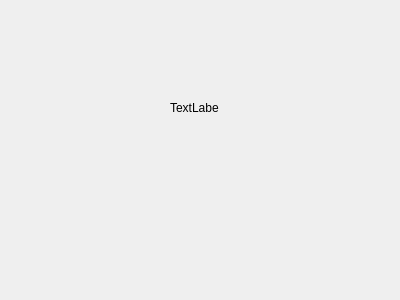
<?xml version="1.0" encoding="UTF-8"?>
<ui version="4.0">
 <class>Dialog</class>
 <widget class="QDialog" name="Dialog">
  <property name="geometry">
   <rect>
    <x>0</x>
    <y>0</y>
    <width>400</width>
    <height>300</height>
   </rect>
  </property>
  <property name="windowTitle">
   <string>Dialog</string>
  </property>
  <widget class="QLabel" name="numberLabel">
   <property name="geometry">
    <rect>
     <x>170</x>
     <y>100</y>
     <width>49</width>
     <height>16</height>
    </rect>
   </property>
   <property name="text">
    <string>TextLabel</string>
   </property>
  </widget>
 </widget>
 <resources/>
 <connections/>
</ui>
